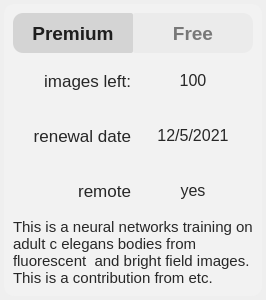
<?xml version="1.0" encoding="UTF-8"?>
<ui version="4.0">
 <class>Form</class>
 <widget class="QWidget" name="Form">
  <property name="geometry">
   <rect>
    <x>0</x>
    <y>0</y>
    <width>250</width>
    <height>300</height>
   </rect>
  </property>
  <property name="windowTitle">
   <string>Form</string>
  </property>
  <property name="styleSheet">
   <string notr="true">/*
 * MacOS Style Sheet for QT Applications
 * Author: Jaime A. Quiroga P.
 * Company: GTRONICK
 * Last updated: 25/12/2020, 23:10.
 * Available at: https://github.com/GTRONICK/QSS/blob/master/MacOS.qss
 */
QMainWindow {
    background-color:#ececec;
}
QPushButton, QToolButton, QCommandLinkButton{
    padding: 0 5px 0 5px;
    border-style: solid;
    border-top-color: qlineargradient(spread:pad, x1:0, y1:0, x2:0, y2:1, stop:0 #c1c9cf, stop:1 #d2d8dd);
    border-right-color: qlineargradient(spread:pad, x1:1, y1:0, x2:0, y2:0, stop:0 #c1c9cf, stop:1 #d2d8dd);
    border-bottom-color: qlineargradient(spread:pad, x1:0, y1:1, x2:0, y2:0, stop:0 #c1c9cf, stop:1 #d2d8dd);
    border-left-color: qlineargradient(spread:pad, x1:0, y1:0, x2:1, y2:0, stop:0 #c1c9cf, stop:1 #d2d8dd);
    border-width: 2px;
    border-radius: 8px;
    color: #616161;
    font-weight: bold;
    background-color: qlineargradient(spread:pad, x1:0.5, y1:0, x2:0.5, y2:1, stop:0 #fbfdfd, stop:0.5 #ffffff, stop:1 #fbfdfd);
}
QPushButton::default, QToolButton::default, QCommandLinkButton::default{
    border: 2px solid transparent;
    color: #FFFFFF;
    background-color: qlineargradient(spread:pad, x1:0.5, y1:0, x2:0.5, y2:1, stop:0 #84afe5, stop:1 #1168e4);
}
QPushButton:hover, QToolButton:hover, QCommandLinkButton:hover{
    color: #3d3d3d;
}
QPushButton:pressed, QToolButton:pressed, QCommandLinkButton:pressed{
    color: #aeaeae;
    background-color: qlineargradient(spread:pad, x1:0.5, y1:0, x2:0.5, y2:1, stop:0 #ffffff, stop:0.5 #fbfdfd, stop:1 #ffffff);
}
QPushButton:disabled, QToolButton:disabled, QCommandLinkButton:disabled{
    color: #616161;
    background-color: qlineargradient(spread:pad, x1:0.5, y1:0, x2:0.5, y2:1, stop:0 #dce7eb, stop:0.5 #e0e8eb, stop:1 #dee7ec);
}
QLineEdit, QTextEdit, QPlainTextEdit, QSpinBox, QDoubleSpinBox, QTimeEdit, QDateEdit, QDateTimeEdit {
    border-width: 2px;
    border-radius: 8px;
    border-style: solid;
    border-top-color: qlineargradient(spread:pad, x1:0.5, y1:1, x2:0.5, y2:0, stop:0 #c1c9cf, stop:1 #d2d8dd);
    border-right-color: qlineargradient(spread:pad, x1:0, y1:0, x2:1, y2:0, stop:0 #c1c9cf, stop:1 #d2d8dd);
    border-bottom-color: qlineargradient(spread:pad, x1:0.5, y1:0, x2:0.5, y2:1, stop:0 #c1c9cf, stop:1 #d2d8dd);
    border-left-color: qlineargradient(spread:pad, x1:1, y1:0, x2:0, y2:0, stop:0 #c1c9cf, stop:1 #d2d8dd);
    background-color: #f4f4f4;
    color: #3d3d3d;
}
QLineEdit:focus, QTextEdit:focus, QPlainTextEdit:focus, QSpinBox:focus, QDoubleSpinBox:focus, QTimeEdit:focus, QDateEdit:focus, QDateTimeEdit:focus {
    border-width: 2px;
    border-radius: 8px;
    border-style: solid;
    border-top-color: qlineargradient(spread:pad, x1:0.5, y1:1, x2:0.5, y2:0, stop:0 #85b7e3, stop:1 #9ec1db);
    border-right-color: qlineargradient(spread:pad, x1:0, y1:0, x2:1, y2:0, stop:0 #85b7e3, stop:1 #9ec1db);
    border-bottom-color: qlineargradient(spread:pad, x1:0.5, y1:0, x2:0.5, y2:1, stop:0 #85b7e3, stop:1 #9ec1db);
    border-left-color: qlineargradient(spread:pad, x1:1, y1:0, x2:0, y2:0, stop:0 #85b7e3, stop:1 #9ec1db);
    background-color: #f4f4f4;
    color: #3d3d3d;
}
QLineEdit:disabled, QTextEdit:disabled, QPlainTextEdit:disabled, QSpinBox:disabled, QDoubleSpinBox:disabled, QTimeEdit:disabled, QDateEdit:disabled, QDateTimeEdit:disabled {
    color: #b9b9b9;
}
QSpinBox::up-button, QDoubleSpinBox::up-button, QTimeEdit::up-button, QDateEdit::up-button, QDateTimeEdit::up-button {
    subcontrol-origin: padding;
    subcontrol-position: top right;
    width: 15px;
    color: #272727;
    border-left-width: 1px;
    border-left-color: darkgray;
    border-left-style: solid;
    border-top-right-radius: 3px;
    padding: 3px;
}
QSpinBox::down-button, QDoubleSpinBox::down-button, QTimeEdit::down-button, QDateEdit::down-button, QDateTimeEdit::down-button {
    subcontrol-origin: padding;
    subcontrol-position: bottom right;
    width: 15px;
    color: #272727;
    border-left-width: 1px;
    border-left-color: darkgray;
    border-left-style: solid;
    border-bottom-right-radius: 3px;
    padding: 3px;
}
QSpinBox::up-button:pressed, QDoubleSpinBox::up-button:pressed, QTimeEdit::up-button:pressed, QDateEdit::up-button:pressed, QDateTimeEdit::up-button:pressed {
    color: #aeaeae;
    background-color: qlineargradient(spread:pad, x1:0.5, y1:0, x2:0.5, y2:1, stop:0 #ffffff, stop:0.5 #fbfdfd, stop:1 #ffffff);
}
QSpinBox::down-button:pressed, QDoubleSpinBox::down-button:pressed, QTimeEdit::down-button:pressed, QDateEdit::down-button:pressed, QDateTimeEdit::down-button:pressed {
    color: #aeaeae;
    background-color: qlineargradient(spread:pad, x1:0.5, y1:0, x2:0.5, y2:1, stop:0 #ffffff, stop:0.5 #fbfdfd, stop:1 #ffffff);
}
QSpinBox::up-button:hover, QDoubleSpinBox::up-button:hover, QTimeEdit::up-button:hover, QDateEdit::up-button:hover, QDateTimeEdit::up-button:hover {
    color: #FFFFFF;
    border-top-right-radius: 5px;
    background-color: qlineargradient(spread:pad, x1:0.5, y1:0, x2:0.5, y2:1, stop:0 #84afe5, stop:1 #1168e4);
    
}
QSpinBox::down-button:hover, QDoubleSpinBox::down-button:hover, QTimeEdit::down-button:hover, QDateEdit::down-button:hover, QDateTimeEdit::down-button:hover {
    color: #FFFFFF;
    border-bottom-right-radius: 5px;
    background-color: qlineargradient(spread:pad, x1:0.5, y1:0, x2:0.5, y2:1, stop:0 #84afe5, stop:1 #1168e4);
}
QSpinBox::up-arrow, QDoubleSpinBox::up-arrow, QTimeEdit::up-arrow, QDateEdit::up-arrow, QDateTimeEdit::up-arrow {
    image: url(/usr/share/icons/Adwaita/16x16/actions/go-up-symbolic.symbolic.png);
}
QSpinBox::down-arrow, QDoubleSpinBox::down-arrow, QTimeEdit::down-arrow, QDateEdit::down-arrow, QDateTimeEdit::down-arrow {
    image: url(/usr/share/icons/Adwaita/16x16/actions/go-down-symbolic.symbolic.png);
}
QProgressBar {
    max-height: 8px;
    text-align: center;
    font: italic bold 11px;
    color: #3d3d3d;
    border: 1px solid transparent;
    border-radius:4px;
    background-color: qlineargradient(spread:pad, x1:0, y1:0, x2:0, y2:1, stop:0 #ddd5d5, stop:0.5 #dad3d3, stop:1 #ddd5d5);
}
QProgressBar::chunk {
    background-color: qlineargradient(spread:pad, x1:0, y1:0, x2:0, y2:1, stop:0 #467dd1, stop:0.5 #3b88fc, stop:1 #467dd1);
    border-radius: 4px;
}
QProgressBar:disabled {
    color: #616161;
}
QProgressBar::chunk:disabled {
    background-color: #aeaeae;
}
QSlider::groove {
    border: 1px solid #bbbbbb;
    background-color: #52595d;
    border-radius: 4px;
}
QSlider::groove:horizontal {
    height: 6px;
}
QSlider::groove:vertical {
    width: 6px;
}
QSlider::handle:horizontal {
    background: #ffffff;
    border-style: solid;
    border-width: 1px;
    border-color: rgb(207,207,207);
    width: 12px;
    margin: -5px 0;
    border-radius: 7px;
}
QSlider::handle:vertical {
    background: #ffffff;
    border-style: solid;
    border-width: 1px;
    border-color: rgb(207,207,207);
    height: 12px;
    margin: 0 -5px;
    border-radius: 7px;
}
QSlider::add-page, QSlider::sub-page {
    border: 1px transparent;
    background-color: #52595d;
    border-radius: 4px;
}
QSlider::add-page:horizontal {
    background: qlineargradient(spread:pad, x1:0, y1:0, x2:0, y2:1, stop:0 #ddd5d5, stop:0.5 #dad3d3, stop:1 #ddd5d5);
}
QSlider::sub-page:horizontal {
    background-color: qlineargradient(spread:pad, x1:0, y1:0, x2:1, y2:0, stop:0 #467dd1, stop:0.5 #3b88fc, stop:1 #467dd1);
}
QSlider::add-page:vertical {
    background-color: qlineargradient(spread:pad, x1:0, y1:0, x2:0, y2:1, stop:0 #467dd1, stop:0.5 #3b88fc, stop:1 #467dd1);
}
QSlider::sub-page:vertical {
    background: qlineargradient(spread:pad, x1:0, y1:0, x2:1, y2:0, stop:0 #ddd5d5, stop:0.5 #dad3d3, stop:1 #ddd5d5);
}
QSlider::add-page:horizontal:disabled, QSlider::sub-page:horizontal:disabled, QSlider::add-page:vertical:disabled, QSlider::sub-page:vertical:disabled {
    background: #b9b9b9;
}
QComboBox, QFontComboBox {
    border-width: 2px;
    border-radius: 8px;
    border-style: solid;
    border-top-color: qlineargradient(spread:pad, x1:0.5, y1:1, x2:0.5, y2:0, stop:0 #c1c9cf, stop:1 #d2d8dd);
    border-right-color: qlineargradient(spread:pad, x1:0, y1:0, x2:1, y2:0, stop:0 #c1c9cf, stop:1 #d2d8dd);
    border-bottom-color: qlineargradient(spread:pad, x1:0.5, y1:0, x2:0.5, y2:1, stop:0 #c1c9cf, stop:1 #d2d8dd);
    border-left-color: qlineargradient(spread:pad, x1:1, y1:0, x2:0, y2:0, stop:0 #c1c9cf, stop:1 #d2d8dd);
    background-color: #f4f4f4;
    color: #272727;
    padding-left: 5px;
}
QComboBox:editable, QComboBox:!editable, QComboBox::drop-down:editable, QComboBox:!editable:on, QComboBox::drop-down:editable:on {
    background: #ffff;
}
QComboBox::drop-down {
    subcontrol-origin: padding;
    subcontrol-position: top right;
    width: 15px;
    color: #272727;
    border-left-width: 1px;
    border-left-color: darkgray;
    border-left-style: solid;
    border-top-right-radius: 3px;
    border-bottom-right-radius: 3px;
}
QComboBox::down-arrow {
    image: url(/usr/share/icons/Adwaita/16x16/actions/go-down-symbolic.symbolic.png); /*Adawaita icon thene*/
}

QComboBox::down-arrow:on {
    top: 1px;
    left: 1px;
}
QComboBox QAbstractItemView {
    border: 1px solid darkgray;
    border-radius: 8px;
    selection-background-color: #dadada;
    selection-color: #272727;
    color: #272727;
    background: white;
}
QLabel, QCheckBox, QRadioButton {
    color: #272727;
}
QCheckBox {
    padding: 2px;
}
QCheckBox:disabled, QRadioButton:disabled {
    color: #808086;
    padding: 2px;
}

QCheckBox:hover {
    border-radius:4px;
    border-style:solid;
    padding-left: 1px;
    padding-right: 1px;
    padding-bottom: 1px;
    padding-top: 1px;
    border-width:1px;
    border-color: transparent;
}
QCheckBox::indicator:checked {
    image: url(/usr/share/icons/Adwaita/16x16/actions/object-select-symbolic.symbolic.png);
    height: 15px;
    width: 15px;
    border-style:solid;
    border-width: 1px;
    border-color: #48a5fd;
    color: #ffffff;
    border-radius: 3px;
    background-color: qlineargradient(spread:pad, x1:0, y1:0, x2:0, y2:1, stop:0 #48a5fd, stop:0.5 #329cfb, stop:1 #48a5fd);
}
QCheckBox::indicator:unchecked {
    
    height: 15px;
    width: 15px;
    border-style:solid;
    border-width: 1px;
    border-color: #48a5fd;
    border-radius: 3px;
    background-color: #fbfdfa;
}
QLCDNumber {
    color: #616161;;
}
QMenuBar {
    background-color: #ececec;
}
QMenuBar::item {
    color: #616161;
    spacing: 3px;
    padding: 1px 4px;
    background-color: #ececec;
}

QMenuBar::item:selected {
    background-color: #dadada;
    color: #3d3d3d;
}
QMenu {
    background-color: #ececec;
}
QMenu::item:selected {
    background-color: #dadada;
    color: #3d3d3d;
}
QMenu::item {
    color: #616161;;
    background-color: #e0e0e0;
}
QTabWidget {
    color:rgb(0,0,0);
    background-color:#000000;
}
QTabWidget::pane {
    border-color: #050a0e;
    background-color: #e0e0e0;
    border-width: 1px;
    border-radius: 4px;
    position: absolute;
    top: -0.5em;
    padding-top: 0.5em;
}

QTabWidget::tab-bar {
    alignment: center;
}

QTabBar::tab {
    border-bottom: 1px solid #c0c0c0;
    padding: 3px;
    color: #272727;
    background-color: #fefefc;
    margin-left:0px;
}
QTabBar::tab:!last {
    border-right: 1px solid;
    border-right-color: #c0c0c0;
    border-bottom-color: #c0c0c0;
}
QTabBar::tab:first {
    border-top-left-radius: 4px;
    border-bottom-left-radius: 4px;
}
QTabBar::tab:last {
    border-top-right-radius: 4px;
    border-bottom-right-radius: 4px;
}
QTabBar::tab:selected, QTabBar::tab:last:selected, QTabBar::tab:hover {
    color: #FFFFFF;
    background-color: qlineargradient(spread:pad, x1:0.5, y1:0, x2:0.5, y2:1, stop:0 #84afe5, stop:1 #1168e4);
}
QRadioButton::indicator {
    height: 14px;
    width: 14px;
    border-style:solid;
    border-radius:7px;
    border-width: 1px;
}
QRadioButton::indicator:checked {
    border-color: #48a5fd;
    background-color: qradialgradient(cx:0.5, cy:0.5, radius:0.4,fx:0.5, fy:0.5, stop:0 #ffffff, stop:0.5 #ffffff, stop:0.6 #48a5fd, stop:1 #48a5fd);
}
QRadioButton::indicator:!checked {
    border-color: #a9b7c6;
    background-color: #fbfdfa;
}
QStatusBar {
    color:#027f7f;
}

QDial {
    background: #16a085;
}

QToolBox {
    color: #a9b7c6;
    background-color: #222b2e;
}
QToolBox::tab {
    color: #a9b7c6;
    background-color:#222b2e;
}
QToolBox::tab:selected {
    color: #FFFFFF;
    background-color:#222b2e;
}
QScrollArea {
    color: #FFFFFF;
    background-color:#222b2e;
}

QScrollBar:horizontal {
	max-height: 10px;
	border: 1px transparent grey;
	margin: 0px 20px 0px 20px;
	background: transparent;
}
QScrollBar:vertical {
	max-width: 10px;
	border: 1px transparent grey;
	margin: 20px 0px 20px 0px;
	background: transparent;
}
QScrollBar::handle:vertical, QScrollBar::handle:horizontal {
	background: #52595d;
	border-style: transparent;
	border-radius: 4px;
	min-height: 25px;
}
QScrollBar::handle:horizontal:hover, QScrollBar::handle:vertical:hover {
	background: qlineargradient(spread:pad, x1:0, y1:0, x2:1, y2:0, stop:0 #467dd1, stop:0.5 #3b88fc, stop:1 #467dd1);
}
QScrollBar::add-line, QScrollBar::sub-line {
    border: 2px transparent grey;
    border-radius: 4px;
    subcontrol-origin: margin;
    background: #b9b9b9;
}
QScrollBar::add-line:horizontal {
    width: 20px;
    subcontrol-position: right;
}
QScrollBar::add-line:vertical {
    height: 20px;
    subcontrol-position: bottom;
}
QScrollBar::sub-line:horizontal {
    width: 20px;
    subcontrol-position: left;
}
QScrollBar::sub-line:vertical {
    height: 20px;
    subcontrol-position: top;
}
QScrollBar::add-line:vertical:pressed, QScrollBar::add-line:horizontal:pressed, QScrollBar::sub-line:horizontal:pressed, QScrollBar::sub-line:vertical:pressed {
    background: qlineargradient(spread:pad, x1:0, y1:0, x2:1, y2:0, stop:0 #467dd1, stop:0.5 #3b88fc, stop:1 #467dd1);
}
QScrollBar::add-page:horizontal, QScrollBar::sub-page:horizontal, QScrollBar::add-page:vertical, QScrollBar::sub-page:vertical {
    background: none;
}
QScrollBar::up-arrow:vertical {
    image: url(/usr/share/icons/Adwaita/16x16/actions/go-up-symbolic.symbolic.png);
}
QScrollBar::down-arrow:vertical {
    image: url(/usr/share/icons/Adwaita/16x16/actions/go-down-symbolic.symbolic.png);
}
QScrollBar::left-arrow:horizontal {
    image: url(/usr/share/icons/Adwaita/16x16/actions/go-previous-symbolic.symbolic.png);
}
QScrollBar::right-arrow:horizontal {
    image: url(/usr/share/icons/Adwaita/16x16/actions/go-next-symbolic.symbolic.png);
}</string>
  </property>
  <layout class="QGridLayout" name="gridLayout">
   <property name="leftMargin">
    <number>4</number>
   </property>
   <property name="topMargin">
    <number>4</number>
   </property>
   <property name="rightMargin">
    <number>4</number>
   </property>
   <property name="bottomMargin">
    <number>4</number>
   </property>
   <item row="0" column="0">
    <widget class="QFrame" name="frame">
     <property name="styleSheet">
      <string notr="true">
QFrame{
background-color: rgba(242, 242, 242,200);
border-radius:10;
}</string>
     </property>
     <layout class="QGridLayout" name="LayoutContainerForColorButtonsAnalysis">
      <property name="spacing">
       <number>0</number>
      </property>
      <item row="4" column="0" colspan="2">
       <widget class="QLabel" name="label_3">
        <property name="font">
         <font>
          <pointsize>11</pointsize>
         </font>
        </property>
        <property name="styleSheet">
         <string notr="true">background-color:rgba(0,0,0,0);</string>
        </property>
        <property name="text">
         <string>This is a neural networks training on adult c elegans bodies from fluorescent  and bright field images. This is a contribution from etc.</string>
        </property>
        <property name="wordWrap">
         <bool>true</bool>
        </property>
        <property name="margin">
         <number>5</number>
        </property>
        <property name="indent">
         <number>0</number>
        </property>
       </widget>
      </item>
      <item row="1" column="0">
       <widget class="QLabel" name="label">
        <property name="sizePolicy">
         <sizepolicy hsizetype="Preferred" vsizetype="Preferred">
          <horstretch>0</horstretch>
          <verstretch>0</verstretch>
         </sizepolicy>
        </property>
        <property name="font">
         <font>
          <family>Arial</family>
          <pointsize>13</pointsize>
          <weight>50</weight>
          <bold>false</bold>
          <stylestrategy>PreferAntialias</stylestrategy>
          <kerning>true</kerning>
         </font>
        </property>
        <property name="styleSheet">
         <string notr="true">padding-left:5px;
background-color:rgba(0,0,0,0);</string>
        </property>
        <property name="text">
         <string>images left:</string>
        </property>
        <property name="alignment">
         <set>Qt::AlignRight|Qt::AlignTrailing|Qt::AlignVCenter</set>
        </property>
        <property name="margin">
         <number>9</number>
        </property>
        <property name="indent">
         <number>2</number>
        </property>
       </widget>
      </item>
      <item row="2" column="0">
       <widget class="QLabel" name="label_4">
        <property name="sizePolicy">
         <sizepolicy hsizetype="Preferred" vsizetype="Preferred">
          <horstretch>0</horstretch>
          <verstretch>0</verstretch>
         </sizepolicy>
        </property>
        <property name="font">
         <font>
          <family>Arial</family>
          <pointsize>13</pointsize>
          <weight>50</weight>
          <bold>false</bold>
          <stylestrategy>PreferAntialias</stylestrategy>
          <kerning>true</kerning>
         </font>
        </property>
        <property name="styleSheet">
         <string notr="true">padding-left:5px;
background-color:rgba(0,0,0,0);</string>
        </property>
        <property name="text">
         <string>renewal date</string>
        </property>
        <property name="alignment">
         <set>Qt::AlignRight|Qt::AlignTrailing|Qt::AlignVCenter</set>
        </property>
        <property name="margin">
         <number>9</number>
        </property>
        <property name="indent">
         <number>2</number>
        </property>
       </widget>
      </item>
      <item row="0" column="1">
       <widget class="QPushButton" name="AnalysisDialog__blue_channel_button_visual_colocalization">
        <property name="enabled">
         <bool>true</bool>
        </property>
        <property name="sizePolicy">
         <sizepolicy hsizetype="Minimum" vsizetype="Minimum">
          <horstretch>0</horstretch>
          <verstretch>0</verstretch>
         </sizepolicy>
        </property>
        <property name="minimumSize">
         <size>
          <width>120</width>
          <height>40</height>
         </size>
        </property>
        <property name="maximumSize">
         <size>
          <width>75</width>
          <height>40</height>
         </size>
        </property>
        <property name="baseSize">
         <size>
          <width>0</width>
          <height>0</height>
         </size>
        </property>
        <property name="font">
         <font>
          <pointsize>-1</pointsize>
          <weight>75</weight>
          <bold>true</bold>
         </font>
        </property>
        <property name="cursor">
         <cursorShape>PointingHandCursor</cursorShape>
        </property>
        <property name="styleSheet">
         <string notr="true">
QPushButton{
	color: rgb(120, 120, 120);
    border-width: 0px;  
	border-left-width: 0 px;
    border-style: solid;  
    border-radius: 10;  
    padding: 3px;  
	border-top-left-radius: 2;
	border-bottom-left-radius: 2;
    padding-left: 5px;  
    padding-right: 5px;  
	background-color: rgba(220, 220,220,80);
	border-color: rgb(20, 0, 0);
	font-size: 19px;
}

QPushButton:hover{
	border-color: rgb(100, 0, 0);
	border-left-width: 0 px;
    border-style: solid;  
}

QPushButton:checked{
	color: rgb(30, 30, 30);

	background-color:rgba(210, 210,210,240);
	border-left-width: 0 px;
    border-style: solid;  
}
</string>
        </property>
        <property name="text">
         <string>Free</string>
        </property>
        <property name="checkable">
         <bool>true</bool>
        </property>
        <property name="checked">
         <bool>false</bool>
        </property>
        <property name="autoExclusive">
         <bool>true</bool>
        </property>
        <property name="autoDefault">
         <bool>true</bool>
        </property>
       </widget>
      </item>
      <item row="0" column="0">
       <widget class="QPushButton" name="AnalysisDialog_red_channel_button_visual">
        <property name="sizePolicy">
         <sizepolicy hsizetype="Minimum" vsizetype="Minimum">
          <horstretch>0</horstretch>
          <verstretch>0</verstretch>
         </sizepolicy>
        </property>
        <property name="minimumSize">
         <size>
          <width>120</width>
          <height>40</height>
         </size>
        </property>
        <property name="maximumSize">
         <size>
          <width>75</width>
          <height>40</height>
         </size>
        </property>
        <property name="font">
         <font>
          <pointsize>-1</pointsize>
          <weight>75</weight>
          <bold>true</bold>
         </font>
        </property>
        <property name="cursor">
         <cursorShape>PointingHandCursor</cursorShape>
        </property>
        <property name="styleSheet">
         <string notr="true">
QPushButton{
	color: rgb(120, 120, 120);
    border-width: 0px;  
	border-right-width: 0 px;
    border-style: solid;  
    border-radius: 10;  
    padding: 3px;  
	border-top-right-radius: 2;
	border-bottom-right-radius: 2;
    padding-left: 5px;  
    padding-right: 5px;  
	background-color: rgba(220, 220,220,100);
	border-color: rgb(20, 0, 0);
	font-size: 19px;
}

QPushButton:hover{
	border-color: rgb(100, 0, 0);
	border-right-width: 0 px;
    border-style: solid;  
}

QPushButton:checked{
	color: rgb(30, 30, 30);

	background-color:rgba(210, 210,210,240);
	border-right-width: 0 px;
    border-style: solid;  
}
</string>
        </property>
        <property name="text">
         <string>Premium</string>
        </property>
        <property name="checkable">
         <bool>true</bool>
        </property>
        <property name="checked">
         <bool>true</bool>
        </property>
        <property name="autoExclusive">
         <bool>true</bool>
        </property>
        <property name="autoDefault">
         <bool>true</bool>
        </property>
       </widget>
      </item>
      <item row="3" column="0">
       <widget class="QLabel" name="label_5">
        <property name="sizePolicy">
         <sizepolicy hsizetype="Preferred" vsizetype="Preferred">
          <horstretch>0</horstretch>
          <verstretch>0</verstretch>
         </sizepolicy>
        </property>
        <property name="font">
         <font>
          <family>Arial</family>
          <pointsize>13</pointsize>
          <weight>50</weight>
          <bold>false</bold>
          <stylestrategy>PreferAntialias</stylestrategy>
          <kerning>true</kerning>
         </font>
        </property>
        <property name="styleSheet">
         <string notr="true">padding-left:5px;
background-color:rgba(0,0,0,0);</string>
        </property>
        <property name="text">
         <string>remote</string>
        </property>
        <property name="alignment">
         <set>Qt::AlignRight|Qt::AlignTrailing|Qt::AlignVCenter</set>
        </property>
        <property name="margin">
         <number>9</number>
        </property>
        <property name="indent">
         <number>2</number>
        </property>
       </widget>
      </item>
      <item row="1" column="1">
       <widget class="QLabel" name="label_2">
        <property name="font">
         <font>
          <family>Arial</family>
          <pointsize>12</pointsize>
         </font>
        </property>
        <property name="styleSheet">
         <string notr="true">background-color:rgba(0,0,0,0);</string>
        </property>
        <property name="text">
         <string>100</string>
        </property>
        <property name="alignment">
         <set>Qt::AlignCenter</set>
        </property>
        <property name="indent">
         <number>4</number>
        </property>
       </widget>
      </item>
      <item row="2" column="1">
       <widget class="QLabel" name="label_6">
        <property name="font">
         <font>
          <family>Arial</family>
          <pointsize>12</pointsize>
         </font>
        </property>
        <property name="styleSheet">
         <string notr="true">background-color:rgba(0,0,0,0);</string>
        </property>
        <property name="text">
         <string>12/5/2021</string>
        </property>
        <property name="alignment">
         <set>Qt::AlignCenter</set>
        </property>
        <property name="indent">
         <number>4</number>
        </property>
       </widget>
      </item>
      <item row="3" column="1">
       <widget class="QLabel" name="label_7">
        <property name="font">
         <font>
          <family>Arial</family>
          <pointsize>12</pointsize>
         </font>
        </property>
        <property name="styleSheet">
         <string notr="true">background-color:rgba(0,0,0,0);</string>
        </property>
        <property name="text">
         <string>yes</string>
        </property>
        <property name="alignment">
         <set>Qt::AlignCenter</set>
        </property>
        <property name="indent">
         <number>4</number>
        </property>
       </widget>
      </item>
     </layout>
    </widget>
   </item>
  </layout>
 </widget>
 <resources/>
 <connections/>
</ui>
